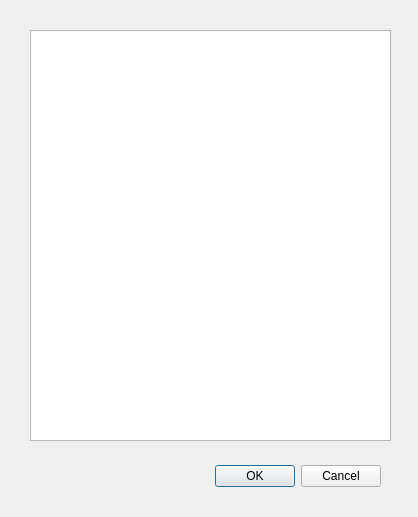
<?xml version="1.0" encoding="UTF-8"?>
<ui version="4.0">
 <class>Dialog</class>
 <widget class="QDialog" name="Dialog">
  <property name="geometry">
   <rect>
    <x>0</x>
    <y>0</y>
    <width>418</width>
    <height>517</height>
   </rect>
  </property>
  <property name="windowTitle">
   <string>Dialog</string>
  </property>
  <widget class="QDialogButtonBox" name="buttonBox">
   <property name="geometry">
    <rect>
     <x>40</x>
     <y>460</y>
     <width>341</width>
     <height>32</height>
    </rect>
   </property>
   <property name="orientation">
    <enum>Qt::Horizontal</enum>
   </property>
   <property name="standardButtons">
    <set>QDialogButtonBox::Cancel|QDialogButtonBox::Ok</set>
   </property>
  </widget>
  <widget class="QTextBrowser" name="textBrowser">
   <property name="geometry">
    <rect>
     <x>30</x>
     <y>30</y>
     <width>361</width>
     <height>411</height>
    </rect>
   </property>
  </widget>
 </widget>
 <resources/>
 <connections>
  <connection>
   <sender>buttonBox</sender>
   <signal>accepted()</signal>
   <receiver>Dialog</receiver>
   <slot>accept()</slot>
   <hints>
    <hint type="sourcelabel">
     <x>248</x>
     <y>254</y>
    </hint>
    <hint type="destinationlabel">
     <x>157</x>
     <y>274</y>
    </hint>
   </hints>
  </connection>
  <connection>
   <sender>buttonBox</sender>
   <signal>rejected()</signal>
   <receiver>Dialog</receiver>
   <slot>reject()</slot>
   <hints>
    <hint type="sourcelabel">
     <x>316</x>
     <y>260</y>
    </hint>
    <hint type="destinationlabel">
     <x>286</x>
     <y>274</y>
    </hint>
   </hints>
  </connection>
 </connections>
</ui>
